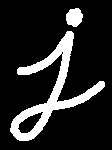
#> input picture Resimler/1.png, 112 x 150 px
$ python 15-erode_dilate.py
#> lines starting #> are read from the running program, lines starting #| are printed output that depends on the picture; after the words box and inside, x2 and y2 are one past the last pixel; in counts of white or black regions, pixels touching at a corner belong together
import cv2
import numpy as np

imaj = cv2.imread('../Resimler/1.png',0)
#> imaj: shape (150, 112); 15.3% white; 2 white regions, box (x1, y1, x2, y2) and area: (10, 31, 105, 141) 2331, (66, 8, 83, 27) 245
kernel = np.ones((5,5),np.uint8)

#sinirlari inceltme
erosion = cv2.erode(imaj, kernel, iterations = 1)
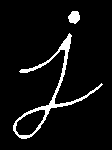
#> erosion: shape (150, 112); 6% white; 2 white regions, box (x1, y1, x2, y2) and area: (13, 33, 103, 139) 898, (68, 11, 80, 24) 117
#sinirlari kalinlastirma
dilation = cv2.dilate(imaj, kernel, iterations = 1)
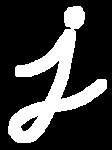
#> dilation: shape (150, 112); 24.6% white; 1 white region, box (x1, y1, x2, y2) and area: (8, 6, 107, 143) 4134
'''
    1-imaj : siyah beyaz resim
    2-kernel : cekirdek
    3-iterations : inceltme ve kalinlastirma isleminin tekrarlanma sayisi
'''

#uc goruntuyu dusey olarak birlestirme
dusey = np.vstack((imaj, erosion, dilation))
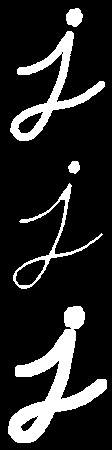
#> dusey: shape (450, 112); 15.3% white; 5 white regions, box (x1, y1, x2, y2) and area: (8, 306, 107, 443) 4134, (10, 31, 105, 141) 2331, (13, 183, 103, 289) 898, (66, 8, 83, 27) 245, (68, 161, 80, 174) 117
#vstack 3 resmi alt alta birlestirme yapar
cv2.imshow('dusey',dusey)
cv2.moveWindow('dusey',600,50)

cv2.waitKey(0)
cv2.destroyAllWindows()
